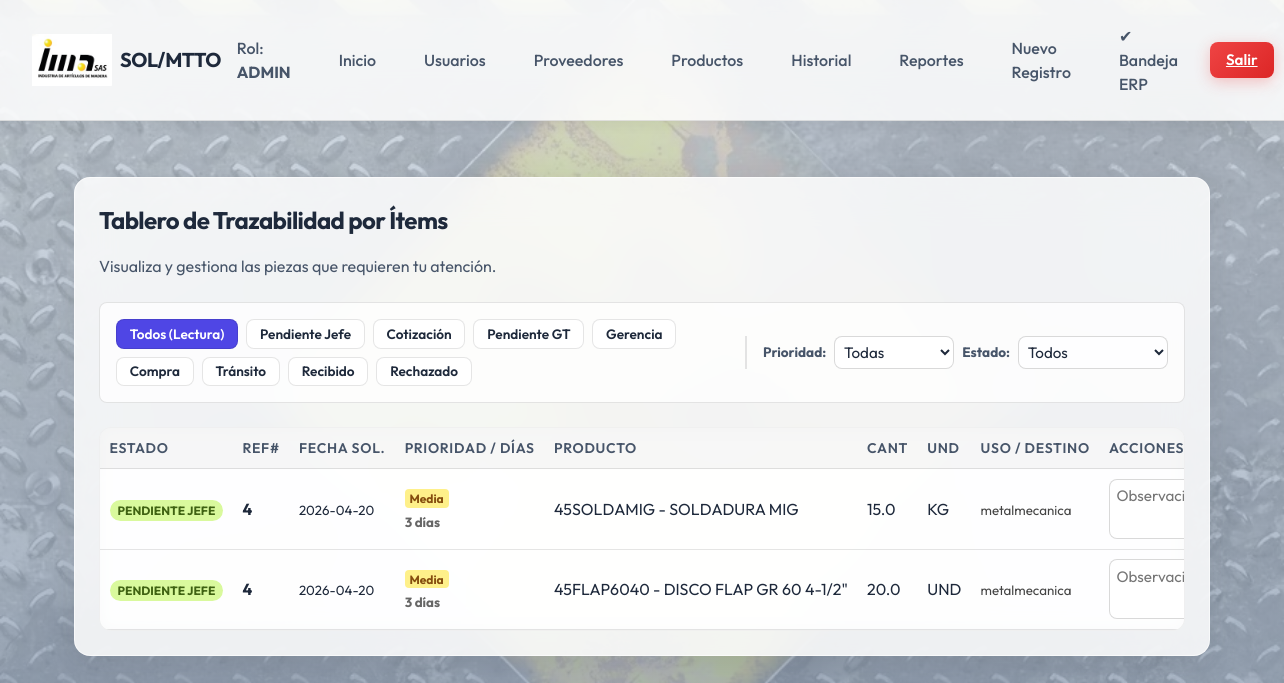
/items?ref=4 (signed in), run on the app's committed database.
### tables this page shows
CREATE TABLE maintenance_items (
            id INTEGER PRIMARY KEY AUTOINCREMENT,
            record_id INTEGER NOT NULL,
            product_code TEXT NOT NULL,
            quantity REAL NOT NULL,
            unit_of_measure TEXT NOT NULL,
            observaciones_solicitante TEXT,
            
            -- Trazabilidad / Estado actual
            status TEXT NOT NULL DEFAULT 'PENDIENTE_GT',
            
            -- Aprobación GT
            aprobado_gt BOOLEAN,
            observaciones_gt TEXT,
            
            -- Cotizaciones (Compras)
            prov1 TEXT, v_unit1 REAL, v_tot1 REAL,
            prov2 TEXT, v_unit2 REAL, v_tot2 REAL,
            prov3 TEXT, v_unit3 REAL, v_tot3 REAL,
            
            -- Aprobación GR
            aprobado_gr BOOLEAN,
            observaciones_gr TEXT,
            
            -- Compra Efectiva (Compras)
            fecha_compra TEXT,
            prov_compra TEXT,
            orden_compra TEXT,
            
            -- Recepción (Almacén)
            fecha_llegada TEXT,
            cant_llegada REAL, aprobado_jefe BOOLEAN, observaciones_jefe TEXT, priority TEXT DEFAULT 'Media', fecha_aprob_jefe TEXT, fecha_aprob_gt TEXT, fecha_aprob_gr TEXT, observaciones_recepcion TEXT,
            
            FOREIGN KEY (record_id) REFERENCES maintenance_records (id),
            FOREIGN KEY (product_code) REFERENCES products (code)
        );

CREATE TABLE maintenance_records (
            id INTEGER PRIMARY KEY AUTOINCREMENT,
            consecutive_no INTEGER UNIQUE NOT NULL,
            date TEXT NOT NULL,
            requested_by TEXT NOT NULL,
            storekeeper TEXT NOT NULL,
            destination TEXT NOT NULL
        );

CREATE TABLE products (
            id INTEGER PRIMARY KEY AUTOINCREMENT,
            code TEXT UNIQUE NOT NULL,
            description TEXT NOT NULL,
            unit_of_measure TEXT NOT NULL
        );

### routes/maintenance.py (the view)
@maintenance_bp.route("/items", methods=("GET",))
@login_required
def items_dashboard():
    filter_status = request.args.get("status")
    priority_filter = request.args.get("priority")
    ref_filter = request.args.get("ref")
    conn = get_db_connection()
    query = """
    SELECT i.*, p.description, r.consecutive_no, r.date, r.requested_by, r.destination
    FROM maintenance_items i
    LEFT JOIN products p ON i.product_code = p.code
    JOIN maintenance_records r ON i.record_id = r.id
    WHERE 1=1
    """
    params = []
    if filter_status:
        query += " AND i.status = ?"
        params.append(filter_status)
    if priority_filter:
        query += " AND i.priority = ?"
        params.append(priority_filter)
    if ref_filter:
        query += " AND r.consecutive_no = ?"
        params.append(ref_filter)
    query += " ORDER BY r.consecutive_no DESC, i.id ASC"
    db_items = conn.execute(query, params).fetchall()
    conn.close()
    items = []
    for row in db_items:
        r_dict = dict(row)
        try:
            req_date = datetime.strptime(r_dict["date"], "%Y-%m-%d").date()
            r_dict["days_elapsed"] = (datetime.today().date() - req_date).days
        except Exception:
            r_dict["days_elapsed"] = 0
        items.append(r_dict)
    return render_template(
        "items_dashboard.html",
        items=items,
        current_filter=filter_status,
        priority_filter=priority_filter,
    )

### db.py (called while the page is built)
def get_db_connection():
    conn = sqlite3.connect(Config.DB_PATH, check_same_thread=False)
    conn.row_factory = sqlite3.Row
    return conn

### utils.py (called while the page is built)
def login_required(f):
    @wraps(f)
    def decorated_function(*args, **kwargs):
        if "user_id" not in session:
            return redirect(url_for("auth.login"))
        return f(*args, **kwargs)
    return decorated_function

### templates/items_dashboard.html (shortened to what this page needs)
{% extends 'base.html' %}
{% block content %}
<div class="glass-panel">
    <h2>Tablero de Trazabilidad por Ítems</h2>
    <p>Visualiza y gestiona las piezas que requieren tu atención.</p>
    <form method="GET" action="{{ url_for('maintenance.items_dashboard') }}"
        style="display: flex; gap: 1rem; flex-wrap: wrap; align-items: center; margin: 1.5rem 0; background: var(--surface-color); padding: 1rem; border-radius: 8px; border: 1px solid var(--border-color);">
        <div style="display: flex; gap: 0.5rem; flex-wrap: wrap; flex: 1;">
            <button type="button" onclick="document.getElementById('statusSelect').value=''; this.form.submit();" class="btn"
                style="padding: 0.3rem 0.8rem; border: 1px solid var(--border-color); background: {% if not current_filter %}var(--primary-color){% else %}#fff{% endif %}; color: {% if not current_filter %}white{% else %}var(--text-main){% endif %}; font-size: 0.85rem;">Todos
                (Lectura)</button>
            {% set states = [] %}
            {% if session.get('role') == 'ADMIN' %}
            {% set states = [('PENDIENTE_JEFE', 'Pendiente Jefe'), ('COTIZACION', 'Cotización'), ('PENDIENTE_GT',
            'Pendiente GT'), ('PENDIENTE_GR', 'Gerencia'), ('COMPRA_EN_CURSO', 'Compra'), ('TRANSITO', 'Tránsito'),
            ('RECIBIDO', 'Recibido'), ('RECHAZADO', 'Rechazado')] %}
            {% elif session.get('role') == 'JEFE_AREA' %}
            {% set states = [('PENDIENTE_JEFE', 'Pendiente Jefe')] %}
            {% elif session.get('role') == 'GT' %}
            {% set states = [('PENDIENTE_GT', 'Pendiente GT')] %}
            {% elif session.get('role') == 'GR' %}
            {% set states = [('PENDIENTE_GR', 'Gerencia')] %}
            {% elif session.get('role') == 'COMPRAS' %}
            {% set states = [('COTIZACION', 'Cotización'), ('COMPRA_EN_CURSO', 'Compra'), ('TRANSITO', 'Tránsito')] %}
            {% elif session.get('role') == 'ALMACEN' %}
            {% set states = [
            ('TRANSITO', 'Tránsito'),
            ('RECIBIDO', 'Recibido'),
            ('RECHAZADO', 'Rechazado')
            ] %}
            {% else %}
            {% set states = [('PENDIENTE_JEFE', 'Pendiente Jefe'), ('COTIZACION', 'Cotización'), ('PENDIENTE_GT',
            'Pendiente GT'), ('PENDIENTE_GR', 'Gerencia'), ('COMPRA_EN_CURSO', 'Compra'), ('TRANSITO', 'Tránsito'),
            ('RECIBIDO', 'Recibido'), ('RECHAZADO', 'Rechazado')] %}
            {% endif %}
            {% for state, label in states %}
            <button type="button" onclick="document.getElementById('statusSelect').value='{{ state }}'; this.form.submit();" class="btn"
                style="padding: 0.3rem 0.8rem; border: 1px solid var(--border-color); background: {% if current_filter == state %}var(--primary-color){% else %}#fff{% endif %}; color: {% if current_filter == state %}white{% else %}var(--text-main){% endif %}; font-size: 0.85rem;">{{
                label }}</button>
            {% endfor %}
        </div>
        <div
            style="display: flex; align-items: center; gap: 0.5rem; border-left: 2px solid var(--border-color); padding-left: 1rem;">
            <label style="font-size: 0.85rem; font-weight: bold; color: var(--text-muted);">Prioridad:</label>
            <select name="priority" class="form-control" style="padding: 0.3rem; min-width: 120px;"
                onchange="this.form.submit()">
                <option value="">Todas</option>
            </select>
            <div style="display: flex; align-items: center; gap: 0.5rem;">
                <label style="font-size: 0.85rem; font-weight: bold; color: var(--text-muted);">Estado:</label>
                <select name="status" id="statusSelect" class="form-control" style="padding: 0.3rem; min-width: 150px;"
                    onchange="this.form.submit()">
                    <option value="">Todos</option>
                </select>
            </div>
        </div>
    </form>
    <div class="table-wrapper">
        <table>
            <thead>
                <tr>
                    <th>Estado</th>
                    <th>Ref#</th>
                    <th>Fecha Sol.</th>
                    <th>Prioridad / Días</th>
                    <th>Producto</th>
                    <th>Cant</th>
                    <th>Und</th>
                    <th>Uso / Destino</th>
                    <th>Acciones</th>
                </tr>
            </thead>
            <tbody>
                {% for i in items %}
                <tr>
                    <td>
                        <span style="font-size: 0.75rem; padding: 0.2rem 0.5rem; border-radius: 12px; font-weight: bold;
                            {% if i.status == 'PENDIENTE_JEFE' %} background: #d9f99d; color: #3f6212;
                            {% elif i.status == 'COTIZACION' %} background: #bfdbfe; color: #1e40af;
                            {% elif i.status == 'PENDIENTE_GT' %} background: #fef08a; color: #854d0e;
                            {% elif i.status == 'PENDIENTE_GR' %} background: #fbcfe8; color: #9d174d;
                            {% elif i.status == 'COMPRA_EN_CURSO' %} background: #e9d5ff; color: #6b21a8;
                            {% elif i.status == 'TRANSITO' %} background: #fed7aa; color: #c2410c;
                            {% elif i.status == 'RECIBIDO' %} background: #bbf7d0; color: #166534;
                            {% elif i.status == 'RECHAZADO' %} background: #fecaca; color: #991b1b;
                            {% endif %}
                        ">
                            {{ i.status|replace('_', ' ') }}
                        </span>
                    </td>
                    <td><strong>{{ i.consecutive_no }}</strong></td>
                    <td><small>{{ i.date }}</small></td>
                    <td>
                        <span
                            style="font-size: 0.75rem; padding: 0.1rem 0.3rem; border-radius: 4px; font-weight: bold; background: {% if i.priority == 'Alta' %}#fecaca; color: #991b1b;{% elif i.priority == 'Media' %}#fef08a; color: #854d0e;{% else %}#bbf7d0; color: #166534;{% endif %}">{{
                            i.priority }}</span><br>
                        <small style="color: #666; font-weight: bold;">{{ i.days_elapsed }} días</small>
                    </td>
                    <td>{{ i.product_code }} - {{ i.description }}</td>
                    <td>{{ i.quantity }}</td>
                    <td>{{ i.unit_of_measure }}</td>
                    <td><small style="color: #444; max-width: 150px; display: inline-block; white-space: normal;">{{
                            i.destination }}</small></td>
                    <td>
                        {% if session.get('role') in ['JEFE_AREA', 'ADMIN'] and i.status == 'PENDIENTE_JEFE' %}
                        <form method="POST" action="{{ url_for('maintenance.update_item', item_id=i.id) }}"
                            style="display: flex; gap: 0.5rem; align-items: center;">
                            <textarea name="obs_jefe" class="form-control" placeholder="Observaciones Jefe" required
                                style="padding: 0.4rem; min-width: 180px; min-height: 60px; resize: vertical;"></textarea>
                        </form>
                        {% endif %}
                    </td>
                </tr>
                {% else %}
                <tr>
                    <td colspan="7" style="text-align: center;">No hay ítems registrados o no tienes pendientes en tu
                        buzón.</td>
                </tr>
                {% endfor %}
            </tbody>
        </table>
    </div>
</div>
{% endblock %}

### static/css/style.css (style rules this page uses)
:root { --primary-color: #4f46e5; --primary-hover: #4338ca; --bg-color: #f8fafc; --surface-color: rgba(255, 255, 255, 0.75); --text-main: #1e293b; --text-muted: #475569; --border-color: rgba(0, 0, 0, 0.1); --danger: #ef4444; --success: #10b981; --shadow-sm: 0 1px 2px 0 rgba(0, 0, 0, 0.1); --shadow-md: 0 4px 6px -1px rgba(0, 0, 0, 0.2), 0 2px 4px -1px rgba(0, 0, 0, 0.15); --shadow-lg: 0 15px 35px rgba(0, 0, 0, 0.3); --radius: 12px; --transition: all 0.3s cubic-bezier(0.4, 0, 0.2, 1); }
* { margin: 0; padding: 0; box-sizing: border-box; }
body { font-family: 'Outfit', sans-serif; background: linear-gradient(rgba(203, 213, 225, 0.75), rgba(148, 163, 184, 0.85)), url("/static/img/login_bg.png") no-repeat center center fixed; background-size: cover; color: var(--text-main); line-height: 1.5; min-height: 100vh; display: flex; flex-direction: column; }
.glass-panel { background: rgba(255, 255, 255, 0.85); backdrop-filter: blur(20px); -webkit-backdrop-filter: blur(20px); border-radius: 16px; padding: 1.5rem; box-shadow: 0 8px 32px rgba(0, 0, 0, 0.08); border: 1px solid rgba(255, 255, 255, 0.6); color: var(--text-main); }
h1, h2, h3 { color: var(--text-main); margin-bottom: 1rem; letter-spacing: -0.025em; }
p { color: var(--text-muted); margin-bottom: 1rem; }
.form-control { width: 100%; padding: 0.75rem 1rem; font-family: 'Outfit', sans-serif; border: 1px solid rgba(0, 0, 0, 0.15); border-radius: 8px; background-color: rgba(255, 255, 255, 0.8); color: var(--text-main); transition: var(--transition); font-size: 0.95rem; }
.btn { border: none; border-radius: 8px; padding: 0.5rem 1rem; cursor: pointer; font-size: 0.95rem; font-weight: 600; transition: all 0.3s cubic-bezier(0.4, 0, 0.2, 1); font-family: 'Outfit', sans-serif; }
.table-wrapper { overflow-x: auto; border-radius: 12px; background: rgba(255, 255, 255, 0.6); backdrop-filter: blur(8px); -webkit-backdrop-filter: blur(8px); margin-top: 1rem; border: 1px solid rgba(0,0,0,0.05); }
table { width: 100%; border-collapse: collapse; text-align: left; }
th, td { padding: 1.2rem 1rem; border-bottom: 1px solid var(--border-color); color: var(--text-main); }
th { background-color: rgba(0, 0, 0, 0.03); font-weight: 600; color: var(--text-muted); font-size: 0.875rem; text-transform: uppercase; letter-spacing: 0.05em; border-top: none; }
tbody tr { transition: var(--transition); }
.table-wrapper { width: 100%; overflow-x: auto; }
table { width: 100%; min-width: 1200px; border-collapse: collapse; }
th, td { padding: 0.6rem; text-align: left; white-space: nowrap; }

### data on the page
maintenance_items: status "PENDIENTE JEFE", consecutive_no "4", date "2026-04-20", priority "Media", days_elapsed "3", product_code "45SOLDAMIG", description "SOLDADURA MIG", quantity "15.0", unit_of_measure "KG", destination "metalmecanica"
maintenance_items: status "PENDIENTE JEFE", consecutive_no "4", date "2026-04-20", priority "Media", days_elapsed "3", product_code "45FLAP6040", description "DISCO FLAP GR 60 4-1/2\"", quantity "20.0", unit_of_measure "UND", destination "metalmecanica"

### other printed values
{{ session.get('role') }} "ADMIN"
{{ label }} "Pendiente Jefe" "Cotización" "Pendiente GT" "Gerencia" "Compra" "Tránsito" "Recibido" "Rechazado"
